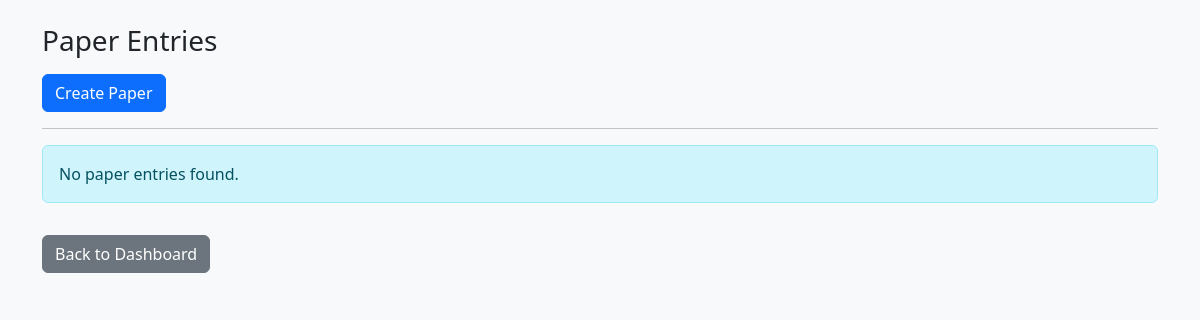
The page /papers/ on the database as committed earlier.
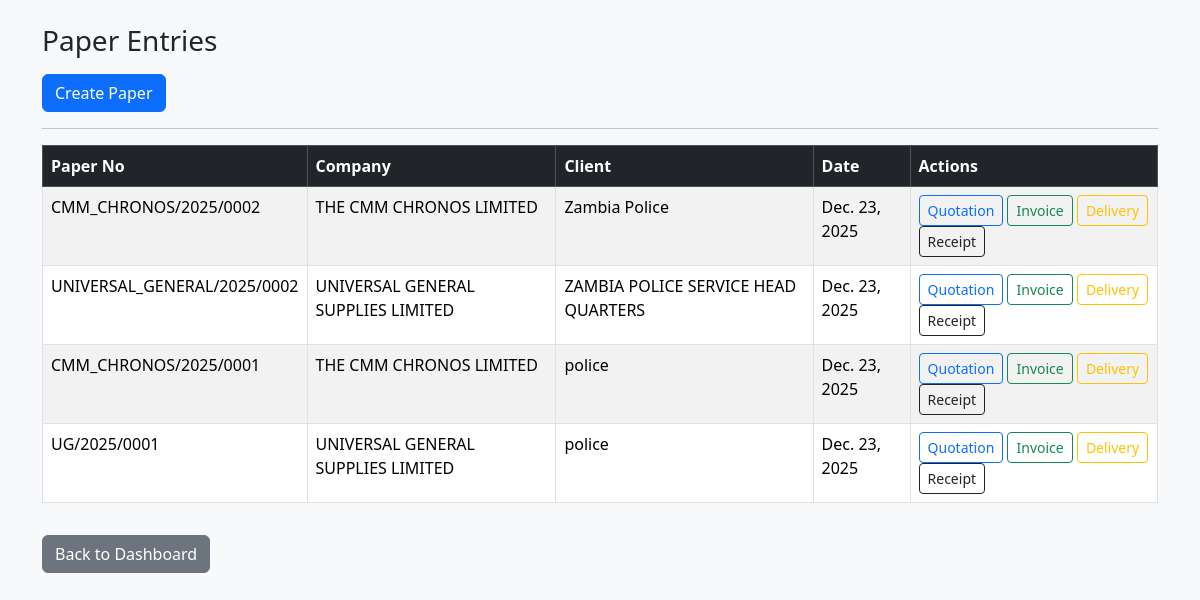
The same page on the database as committed later.
### papers/models.py (models this page shows, shortened)
class PaperEntry(models.Model):
    company = models.ForeignKey(Company, on_delete=models.CASCADE)
    client = models.ForeignKey(Client, on_delete=models.CASCADE)
    paper_number = models.CharField(max_length=50, unique=True, blank=True)
    date = models.DateField(default=now)
    tax_percentage = models.DecimalField(max_digits=5, decimal_places=2, default=0)
    subtotal = models.DecimalField(max_digits=12, decimal_places=2, default=0)
    tax_amount = models.DecimalField(max_digits=12, decimal_places=2, default=0)
    total = models.DecimalField(max_digits=12, decimal_places=2, default=0)
    prepared_by = models.CharField(max_length=255, blank=True)
    delivered_by = models.CharField(max_length=255, blank=True)
    received_by = models.CharField(max_length=255, blank=True)
    created_at = models.DateTimeField(auto_now_add=True)

class Company(models.Model):
    name = models.CharField(max_length=255)
    slug = models.SlugField(unique=True)
    logo = models.ImageField(upload_to='logos/')
    address = models.TextField()
    phone = models.CharField(max_length=50)
    email = models.EmailField()

class Client(models.Model):
    name = models.CharField(max_length=255)
    contact_person = models.CharField(max_length=255, blank=True)
    phone = models.CharField(max_length=50)
    email = models.EmailField(blank=True)
    address = models.TextField(blank=True)

### papers/views.py (the view)
# urls.py: path('', views.paper_list, name='paper_list'),
def paper_list(request):
    entries = PaperEntry.objects.all().order_by('-created_at')
    return render(request, 'papers/paper_list.html', {'entries': entries})

### papers/templates/papers/paper_list.html (shortened to what this page needs)
<!DOCTYPE html>
<html lang="en">
<head>
    <link href="https://cdn.jsdelivr.net/npm/bootstrap@5.3.2/dist/css/bootstrap.min.css" rel="stylesheet">
</head>
<body class="bg-light">
<div class="container mt-4">
    <h3 class="mb-3">Paper Entries</h3>
<a href="{% url 'paper_create' %}" class="btn btn-primary">
    Create Paper
</a>
<hr/>
    {% if entries %}
        <table class="table table-bordered table-striped bg-white">
            <thead class="table-dark">
                <tr>
                    <th>Paper No</th>
                    <th>Company</th>
                    <th>Client</th>
                    <th>Date</th>
                    <th>Actions</th>
                </tr>
            </thead>
            <tbody>
            {% for entry in entries %}
                <tr>
                    <td>{{ entry.paper_number }}</td>
                    <td>{{ entry.company.name }}</td>
                    <td>{{ entry.client.name }}</td>
                    <td>{{ entry.date }}</td>
                    <td>
                        <a href="{% url 'paper_preview' entry.id 'quotation' %}"
                           class="btn btn-sm btn-outline-primary">Quotation</a>
                        <a href="{% url 'paper_preview' entry.id 'invoice' %}"
                           class="btn btn-sm btn-outline-success">Invoice</a>
                        <a href="{% url 'paper_preview' entry.id 'delivery' %}"
                           class="btn btn-sm btn-outline-warning">Delivery</a>
                        <a href="{% url 'paper_preview' entry.id 'receipt' %}"
                           class="btn btn-sm btn-outline-dark">Receipt</a>
                    </td>
                </tr>
            {% endfor %}
            </tbody>
        </table>
    {% else %}
        <div class="alert alert-info">
            No paper entries found.
        </div>
    {% endif %}
    <a href="/" class="btn btn-secondary mt-3">Back to Dashboard</a>
</div>
</body>
</html>

Rows that differ between the two databases and show on the page:
added PaperEntry: paper_number "CMM_CHRONOS/2025/0002", company.name "THE CMM CHRONOS LIMITED", client.name "Zambia Police", date "Dec. 23, 2025"
added PaperEntry: paper_number "UNIVERSAL_GENERAL/2025/0002", company.name "UNIVERSAL GENERAL SUPPLIES LIMITED", client.name "ZAMBIA POLICE SERVICE HEAD QUARTERS", date "Dec. 23, 2025"
added PaperEntry: paper_number "CMM_CHRONOS/2025/0001", company.name "THE CMM CHRONOS LIMITED", client.name "police", date "Dec. 23, 2025"
added PaperEntry: paper_number "UG/2025/0001", company.name "UNIVERSAL GENERAL SUPPLIES LIMITED", client.name "police", date "Dec. 23, 2025"
Other text that changed with them:
text no longer shown: "No paper entries found."
text now shown: "Paper No Company Client Date Actions"
